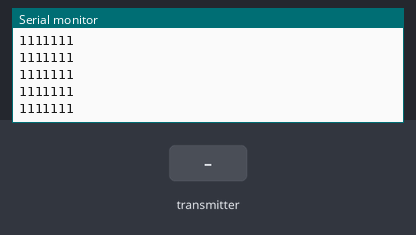
Simulated run of this sketch. Board: Arduino Uno, built with avr-gcc and run on an emulated ATmega328P. Parts: the last lines printed to the serial monitor. The inputs (shaded band) are chosen by the test bench. No radio packets arrive unless stated.

Above: at 1.2 s.
1.3 s: the transmitter starts sending state.0 = 0
At 1.32 s:
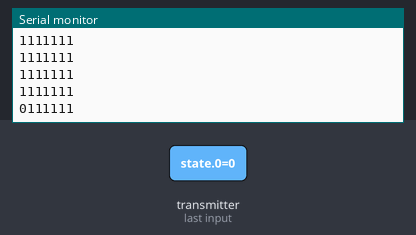
2.8 s: the transmitter starts sending state.1 = 0
At 2.82 s:
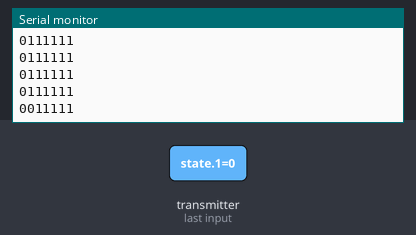
4.3 s: the transmitter starts sending state.2 = 0
At 4.33 s:
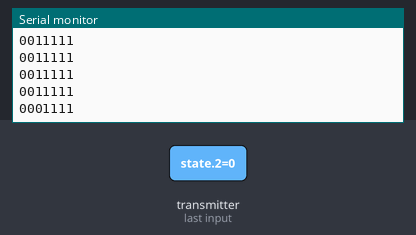
5.8 s: the transmitter starts sending state.3 = 0
At 5.83 s:
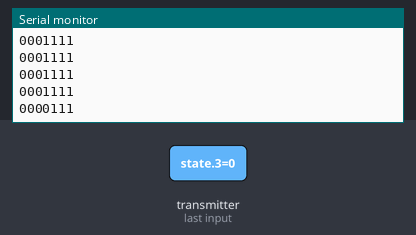
7.3 s: the transmitter starts sending state.0 = 1
At 7.34 s:
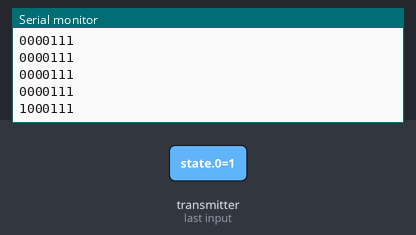
8.8 s: the transmitter starts sending state.1 = 1
At 8.84 s:
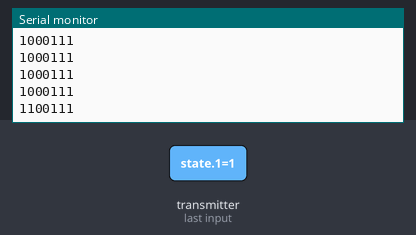
Timing chart, 0 to 11.3 s (numbered marks = the images above; inputs shaded):
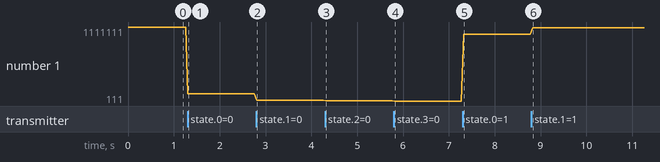

Measured:
- after the input at 1.3 s, the serial monitor: prints a new line at once (image 1)
- after the input at 2.8 s, the serial monitor: prints a new line at once (image 2)
- after the input at 4.3 s, the serial monitor: prints a new line at once (image 3)
- after the input at 5.8 s, the serial monitor: prints a new line at once (image 4)
- after the input at 7.3 s, the serial monitor: prints a new line at once (image 5)
- after the input at 8.8 s, the serial monitor: prints a new line at once (image 6)
- plotted number 1: 1111111 → 111111 after the input at 1.3 s, 111111 → 11111 after the input at 2.8 s, 11111 → 1111 after the input at 4.3 s, 1111 → 111 after the input at 5.8 s, 111 → 1000111 after the input at 7.3 s

The sketch:

remoteReceiver.ino
```cpp
#include <Arduino.h>
#include <SPI.h>
#include <RF24.h>

RF24 radio(9, 10); // CE, CSN

byte address[8] = "1111";

int state[11] = {1,1,1,1,1,1,1,1,1,1,1};
size_t dataSize = sizeof(state);

unsigned long last_signal_time = 0;

void setup() {
  Serial.begin(115200);
  radio.begin();
  radio.setPALevel(RF24_PA_LOW);
  radio.openReadingPipe(1, address);
  radio.setChannel(10);
  radio.startListening();
}

void loop() {
  if (radio.available()) {
    last_signal_time = millis();
    radio.read(&state, dataSize);
  }
  else{
    if(millis()-last_signal_time >= 500){
      for(int i=0; i<11; i++){
        state[i] = 1;
      }
    }
  }
  Serial.print(state[0]);
  Serial.print(state[1]);
  Serial.print(state[2]);
  Serial.print(state[3]);
  // Serial.println(state[4]);
  // Serial.print(state[5]);
  // Serial.print(state[6]);
  // Serial.print(state[7]);
  Serial.print(state[8]);
  Serial.print(state[9]);
  Serial.println(state[10]);
  delay(50);
}
```
